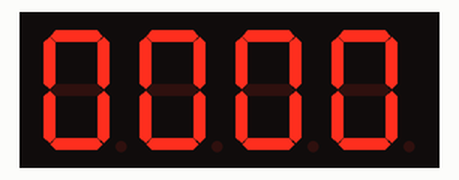
This sketch was run on a simulated Arduino Uno, built with avr-gcc and run on an emulated ATmega328P. Shown: 4-digit seven-segment display. Wiring (inferred from the names in the program): 4-digit 7-segment display, segments lit when HIGH: segments pin 2, pin 3, pin 4, pin 5, pin 6, pin 7, pin 8; digit selects pin 12, pin 11, pin 10, pin 9. The segment pins are drawn as the display they are named for.

Above: at 0.27 s.
At 5.08 s:
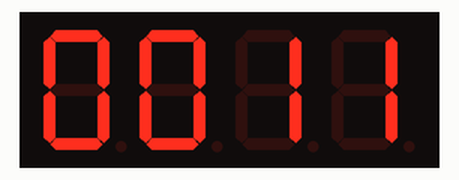
At 10.32 s:
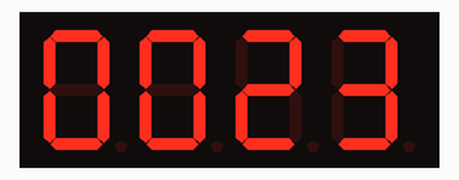
At 20.35 s:
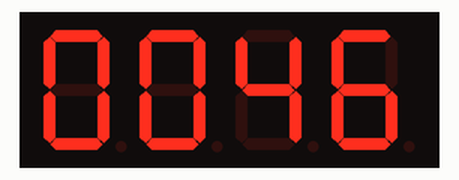
At 29.96 s:
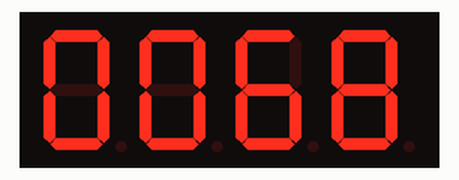
At 39.56 s:
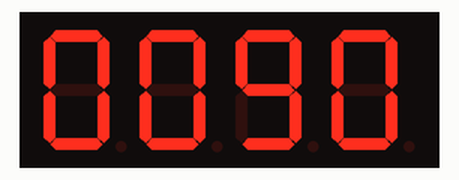

Measured:
- what the display in image 0 shows lasts 0.5 s, from 0.0 s to 0.5 s
- what the display in image 1 shows lasts 0.4 s, from 4.9 s to 5.3 s

The sketch:

0-9999_3__avec_cathode_commune.ino
```cpp
/*Groupe 2
      * BUHENDWA ASIFIWE
      * AMANI KAMBUMBU
      * JOSUE HANGI
      * KASEREKA YVES


   c'est code permet de compte apartir de zero jusqu'a 9999
*/

// Déclaration des bornes sur lesquelles seront branches les segments

#define A  2
#define B  3
#define C  4
#define D  5
#define E  6
#define F  7
#define G  8

// Déclarons les bornes des digits

#define K4  9
#define K3  10
#define K2  11
#define K1  12

/*ennoncons les fonctions qui seront utilisees plutard dans le code */
void set_7_segment_digit(int a, int b, int c, int d, int e, int f, int g);
void ecrire_chiffre(int chiffre);// Pour écrire un chiffre de 0 à 9
void ecrire_nombre(int nombre); // Pour écrire un nombre compris entre 0 et 9999

uint8_t nombre = 0 ; //precisons par combien commence le comptage on peut commence par n'importe quel nombre c'est trouvans dans l'interavalle 9999<= nombre =>0
int time = 1000 ; //precisons maintenant quel delai de temps faudra t'il pour passer d'un nombre a l'autre²²²

void setup() {

// parametrons les bronchees des segments en sortie

pinMode(A, OUTPUT);
pinMode(B, OUTPUT);
pinMode(C, OUTPUT);
pinMode(D, OUTPUT);
pinMode(E, OUTPUT);
pinMode(F, OUTPUT);
pinMode(G, OUTPUT);

//parametrons les bronches des digits aussi en sortie

pinMode(K1, OUTPUT);
pinMode(K2, OUTPUT);
pinMode(K3, OUTPUT);
pinMode(K4, OUTPUT);
}
void loop() {
int n = 0 ;
while(n<100){
n++ ;
ecrire_nombre(nombre);
// On ecrit le même nombre pendant quelque temps et on m'incremente
}
nombre++ ;
if( nombre==10000){
nombre = 0 ;
}
}

/*
Pour chaque chiffre de 0 jusqu'a 9 on allume les segments correspndants
Un segments est allumé si la tension appliquée est égale à 0 dans le cas
d'un afficheur 7 segments à anode communde
*/

void ecrire_chiffre(int chiffre){
switch(chiffre){
case 0 :
set_7_segment_digit(1,1,1,1,1,1,0);
break ;
case 1 :
set_7_segment_digit(0,1,1,0,0,0,0);
break ;
case 2 :
set_7_segment_digit(1,1,0,1,1,0,1);
break ;
case 3 :
set_7_segment_digit(1,1,1,1,0,0,1);
break ;
case 4 :
set_7_segment_digit(0,1,1,0,0,1,1);
break ;
case 5 :
set_7_segment_digit(1,0,1,1,0,1,1);
break ;
case 6 :
set_7_segment_digit(1,0,1,1,1,1,1);
break ;
case 7 :
set_7_segment_digit(1,1,1,0,0,0,0);
break ;
case 8 :
set_7_segment_digit(1,1,1,1,1,1,1);
break ;
case 9 :
set_7_segment_digit(1,1,1,1,0,1,1);
break ;
}
}

/*
Cette fonction permet d'affecter les différents aux 7 entrées de l'afficher 7 segments
*/

void set_7_segment_digit(int a, int b, int c, int d, int e, int f, int g ){
digitalWrite(A, a);
digitalWrite(B, b);
digitalWrite(C, c);
digitalWrite(D, d);
digitalWrite(E, e);
digitalWrite(F, f);
digitalWrite(G, g);
}
// Une fonction qui permettra de d'afficher un nombre à quatre chiffres (0-9999)
void ecrire_nombre(int nombre){
int d1 = nombre/1000;// D1 contient le chiffre des milliers
nombre = nombre%1000;// On Met de nombre de reste de la division entière par 1000
int d2 = nombre/100;// d2 Contient le chiffre des centaines
nombre = nombre%100;// On met dans nombre le reste de la division entière par cent
int d3 = nombre/10; // d3 contient le chiffre des dizaines
int d4 = nombre%10; // d4 contient le reste qui represente les unités

/*
Cette partie il faut afficher chaque chiffre l'un après l'autre .
On selectionne chaque git pendant et on fait un delay et on passe au
suivant
NB: Avant de selectionner un digit il faut désectionner le git précendant
-> Avant d'activer 1 on désactive 1
-> Avant d'activer 2 on désactive 1
-> Avant d'activer 3 on désactive 2
-> Avant d'activer 4 on désactive 3
*/

digitalWrite(K4,1); // On désactive le digit 4
digitalWrite(K1,0); // On active Le digit 1
ecrire_chiffre(d1); // On affiche d1
_delay_us(time); // la durée de l'affichage
digitalWrite(K1,1);// On désactive le digit 1
digitalWrite(K2,0); // On active le digit 2
ecrire_chiffre(d2); // On affiche d2
_delay_us(time); // la durée de l'affichage
digitalWrite(K2,1);// On désactive le digit 2
digitalWrite(K3,0); // On active le digit 3
ecrire_chiffre(d3); // On affiche d3
_delay_us(time); // la durée de l'affichage
digitalWrite(K3,1);// On désactive le digit 3
digitalWrite(K4,0); // On active le digit 4
ecrire_chiffre(d4); // On affiche d4
_delay_us(time);

}
```
